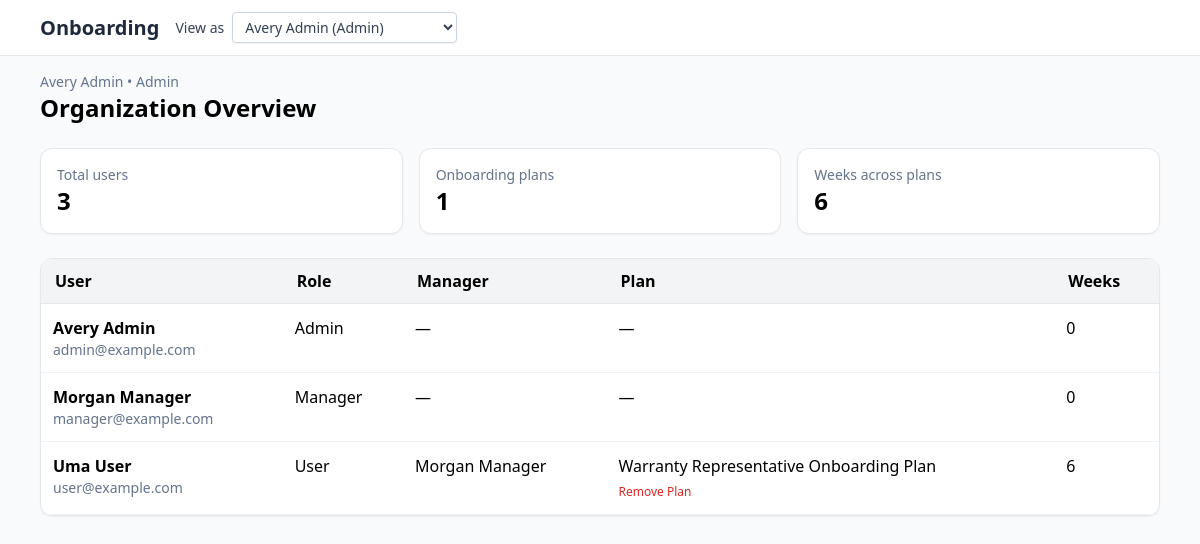
Before: /admin/overview with the older database file.
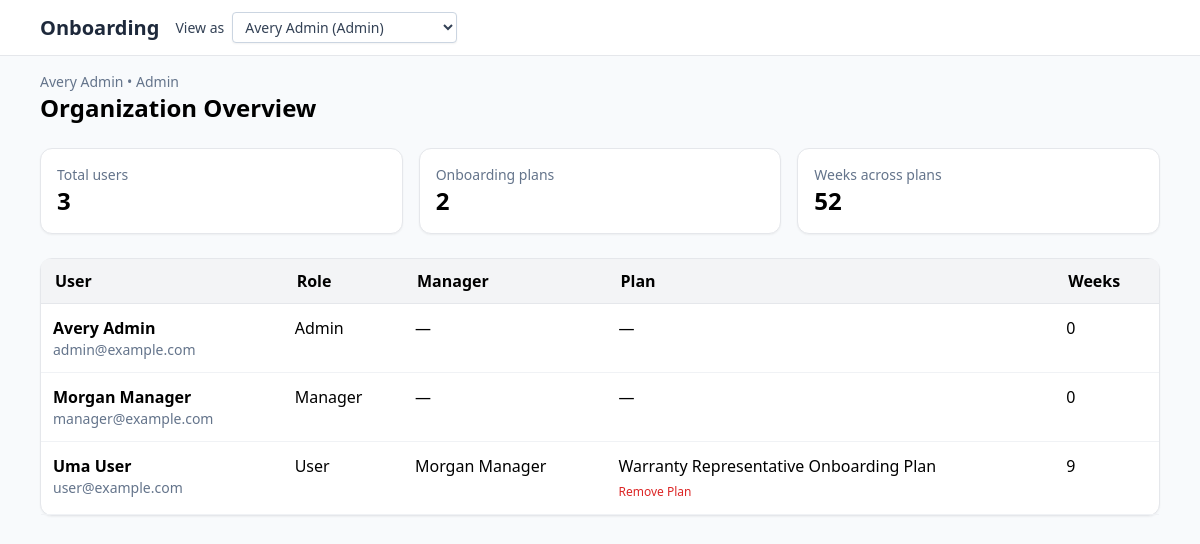
After: the same page with the newer database file.
### Onboarding/models.py (models this page shows, shortened)
class User(db.Model):
    __tablename__ = "users"
    id = db.Column(db.Integer, primary_key=True)
    email = db.Column(db.String(255), unique=True, nullable=False)
    full_name = db.Column(db.String(255), nullable=False)
    role = db.Column(db.String(32), nullable=False, default=RoleEnum.USER.value)
    onboarding_plan_id = db.Column(
        db.Integer, db.ForeignKey("onboarding_plans.id"), nullable=True
    )
    onboarding_plan = db.relationship("OnboardingPlan", back_populates="users")
    manager_id = db.Column(db.Integer, db.ForeignKey("users.id"), nullable=True)
    manager = db.relationship(
        "User",
        remote_side="User.id",
        back_populates="direct_reports",
        lazy="joined",
    )
    direct_reports = db.relationship(
        "User",
        back_populates="manager",
        lazy="selectin",
        cascade="all",
    )

class OnboardingPlan(db.Model):
    __tablename__ = "onboarding_plans"
    id = db.Column(db.Integer, primary_key=True)
    name = db.Column(db.String(255), nullable=False, default="Onboarding Plan")
    description = db.Column(db.Text, nullable=True)
    weeks = db.relationship(
        "Week",
        back_populates="onboarding_plan",
        lazy="selectin",
        cascade="all, delete-orphan",
    )
    users = db.relationship(
        "User",
        back_populates="onboarding_plan",
        lazy="selectin",
    )

### app.py (the view)
@app.get("/admin/overview")
def admin_overview():
    admin = current_user()
    require_role(admin, {RoleEnum.ADMIN.value})
    users = (
        User.query.options(
            selectinload(User.onboarding_plan).selectinload(OnboardingPlan.weeks),
            selectinload(User.manager),
        )
        .order_by(User.full_name.asc())
        .all()
    )
    plans = (
        OnboardingPlan.query.options(selectinload(OnboardingPlan.weeks))
        .order_by(OnboardingPlan.name.asc())
        .all()
    )
    return render_template(
        "admin_overview.html",
        admin=admin,
        users=users,
        plans=plans,
    )

### app.py (called while the page is built)
def current_user() -> User:
    email = request.headers.get("X-User-Email") or request.args.get("as_user")
    query = User.query.options(selectinload(User.onboarding_plan))
    if email:
        user = query.filter_by(email=email).first()
        if not user:
            abort(404, description="User not found")
        return user
    user = query.order_by(User.id.asc()).first()
    if not user:
        abort(404, description="No users available")
    return user

def require_role(user: User, allowed_roles: set[str]):
    if user.role not in allowed_roles:
        abort(403)

@app.context_processor
def inject_markdown_renderer():
    return dict(render_markdown=render_markdown)

@app.context_processor
def inject_user():
    u = session.get("user")
    return {"user": u or {"role": "guest"}}

@app.context_processor
def inject_user_switcher():
    users = User.query.order_by(User.role.asc(), User.full_name.asc()).all()
    active_user = None
    try:
        active_user = current_user()
    except Exception:
        active_user = None
    return {
        "switchable_users": users,
        "nav_current_user": active_user,
    }

### templates/admin_overview.html (shortened to what this page needs)
{% extends "base.html" %}
{% block content %}
<div class="flex items-center justify-between mb-6">
  <div>
    <p class="text-sm text-slate-500">{{ admin.full_name }} • Admin</p>
    <h1 class="text-2xl font-bold">Organization Overview</h1>
  </div>
</div>
<div class="grid md:grid-cols-3 gap-4 mb-6">
  <div class="bg-white border rounded-xl p-4 shadow-sm">
    <p class="text-sm text-slate-500">Total users</p>
    <p class="text-2xl font-semibold">{{ users|length }}</p>
  </div>
  <div class="bg-white border rounded-xl p-4 shadow-sm">
    <p class="text-sm text-slate-500">Onboarding plans</p>
    <p class="text-2xl font-semibold">{{ plans|length }}</p>
  </div>
  <div class="bg-white border rounded-xl p-4 shadow-sm">
    <p class="text-sm text-slate-500">Weeks across plans</p>
    <p class="text-2xl font-semibold">{{ plans|map(attribute='weeks')|map('length')|sum }}</p>
  </div>
</div>
<div class="bg-white border rounded-xl shadow-sm">
  <table class="table">
    <thead>
      <tr>
        <th>User</th>
        <th>Role</th>
        <th>Manager</th>
        <th>Plan</th>
        <th>Weeks</th>
      </tr>
    </thead>
    <tbody>
      {% for user in users %}
        <tr>
          <td>
            <div class="font-semibold">{{ user.full_name }}</div>
            <div class="text-sm text-slate-500">{{ user.email }}</div>
          </td>
          <td class="align-top">{{ user.role|capitalize }}</td>
          <td class="align-top">{{ user.manager.full_name if user.manager else '—' }}</td>
          <td class="align-top">
            {% if user.onboarding_plan %}
              <div>{{ user.onboarding_plan.name }}</div>
              <button hx-get="{{ url_for('admin_delete_user_plan', user_id=user.id) }}"
                      hx-target="#modal-container"
                      class="text-xs text-red-600 hover:text-red-800 hover:underline mt-1 inline-block bg-transparent border-0 p-0 cursor-pointer">
                Remove Plan
              </button>
            {% else %}
              —
            {% endif %}
          </td>
          <td class="align-top">{{ user.onboarding_plan.weeks|length if user.onboarding_plan else 0 }}</td>
        </tr>
      {% endfor %}
    </tbody>
  </table>
</div>
{% endblock %}

Changed rows visible on the page:
changed User "Uma User": onboarding_plan.weeks|length "6" → "9"
Other visible differences:
{{ plans|length }}: "1" → "2"
{{ plans|map(attribute='weeks')|map('length')|sum }}: "6" → "52"
